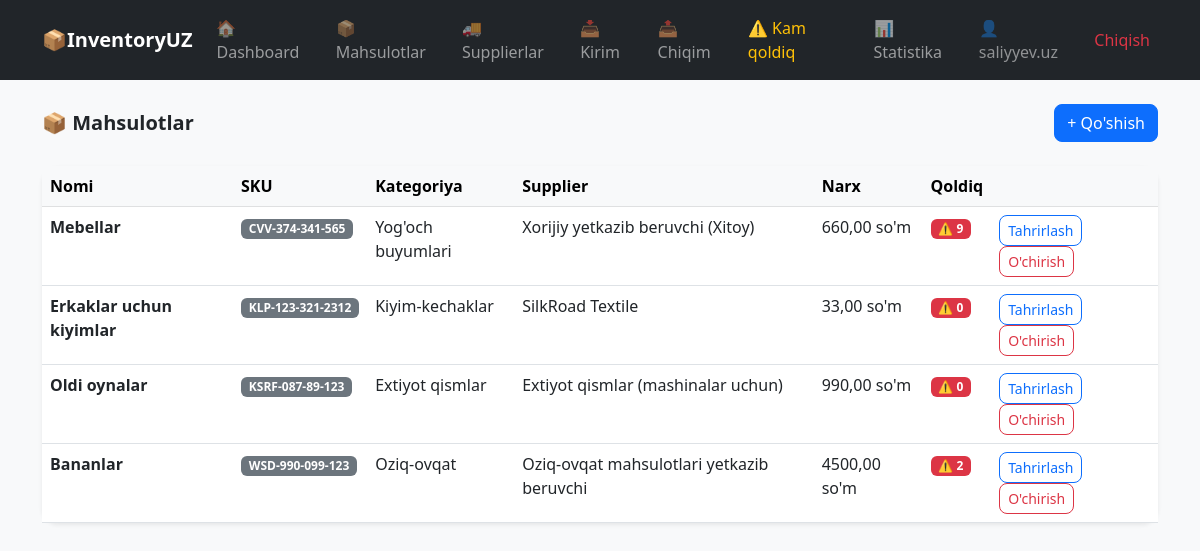
/products/ (signed in), run on the app's committed database.
### accounts/models.py (models this page shows, shortened)
class CustomUser(AbstractUser):
    ROLE_CHOICES = (
    ('admin', 'Admin'),
    ('client','Client'),
    )
    role = models.CharField(max_length=10, choices=ROLE_CHOICES, default='client')

### products/models.py (models this page shows, shortened)
class Product(models.Model):
    name = models.CharField(max_length=200)
    sku = models.CharField(max_length=100, unique=True)
    category = models.CharField(max_length=100)
    supplier = models.ForeignKey(Supplier, on_delete=models.SET_NULL, null=True)
    stock = models.PositiveIntegerField(default=0)
    price = models.DecimalField(max_digits=10, decimal_places=2)
    min_stock = models.PositiveIntegerField(default=10)
    created_at = models.DateTimeField(auto_now_add=True)
    def is_low_stock(self):
        return self.stock < self.min_stock

### suppliers/models.py (models this page shows, shortened)
class Supplier(models.Model):
    name = models.CharField(max_length=255)
    phone = models.CharField(max_length=255)
    company = models.CharField(max_length=255)
    address = models.TextField(blank=True)
    created_at = models.DateTimeField(auto_now_add=True)

### products/views.py (the view)
# urls.py: path('', views.product_list, name='product_list'),
@login_required(login_url='login')
def product_list(request):
    products = Product.objects.all().order_by('-created_at')
    return render(request, 'products/list.html', {'products': products})

### templates/products/list.html
{% extends 'base.html' %}
{% block content %}
<div class="d-flex justify-content-between align-items-center mb-4">
    <h5 class="fw-bold mb-0">📦 Mahsulotlar</h5>
    {% if user.role == 'admin' %}
    <a href="{% url 'product_create' %}" class="btn btn-primary rounded-3">+ Qo'shish</a>
    {% endif %}
</div>
<div class="card border-0 shadow-sm rounded-4">
    <div class="card-body p-0">
        <table class="table table-hover mb-0">
            <thead class="table-light">
                <tr>
                    <th>Nomi</th>
                    <th>SKU</th>
                    <th>Kategoriya</th>
                    <th>Supplier</th>
                    <th>Narx</th>
                    <th>Qoldiq</th>
                    {% if user.role == 'admin' %}<th></th>{% endif %}
                </tr>
            </thead>
            <tbody>
                {% for p in products %}
                <tr>
                    <td class="fw-semibold">{{ p.name }}</td>
                    <td><span class="badge bg-secondary">{{ p.sku }}</span></td>
                    <td>{{ p.category }}</td>
                    <td>{{ p.supplier.name|default:"-" }}</td>
                    <td>{{ p.price }} so'm</td>
                    <td>
                        {% if p.is_low_stock %}
                            <span class="badge bg-danger">⚠️ {{ p.stock }}</span>
                        {% else %}
                            <span class="badge bg-success">{{ p.stock }}</span>
                        {% endif %}
                    </td>
                    {% if user.role == 'admin' %}
                    <td>
                        <a href="{% url 'product_edit' p.pk %}" class="btn btn-sm btn-outline-primary rounded-3">Tahrirlash</a>
                        <a href="{% url 'product_delete' p.pk %}" class="btn btn-sm btn-outline-danger rounded-3" onclick="return confirm('O\'chirilsinmi?')">O'chirish</a>
                    </td>
                    {% endif %}
                </tr>
                {% empty %}
                <tr>
                    <td colspan="7" class="text-center text-muted py-4">Hozircha mahsulot yo'q</td>
                </tr>
                {% endfor %}
            </tbody>
        </table>
    </div>
</div>
{% endblock %}

### templates/base.html (shortened to what this page needs)
<!DOCTYPE html>
<html lang="uz">
<head>
    <link href="https://cdn.jsdelivr.net/npm/bootstrap@5.3.0/dist/css/bootstrap.min.css" rel="stylesheet">
</head>
<body class="bg-light">
{% if user.is_authenticated %}
<nav class="navbar navbar-expand-lg navbar-dark bg-dark">
    <div class="container">
        <a class="navbar-brand fw-bold" href="/">📦InventoryUZ</a>
        <div class="collapse navbar-collapse" id="navbarNav">
            <ul class="navbar-nav ms-auto align-items-lg-center gap-lg-1">
                <li class="nav-item">
                    <a class="nav-link" href="{% url 'dashboard' %}">🏠Dashboard</a>
                </li>
                <li class="nav-item">
                    <a class="nav-link" href="{% url 'product_list' %}">📦Mahsulotlar</a>
                </li>
                <li class="nav-item">
                    <a class="nav-link" href="{% url 'supplier_list' %}">🚚Supplierlar</a>
                </li>
                <li class="nav-item">
                    <a class="nav-link" href="{% url 'stockin_list' %}">📥Kirim</a>
                </li>
                <li class="nav-item">
                    <a class="nav-link" href="{% url 'stockout_list' %}">📤Chiqim</a>
                </li>
                {% if user.role == 'admin' %}
                <li class="nav-item">
                    <a class="nav-link text-warning" href="{% url 'low_stock' %}">⚠️ Kam qoldiq</a>
                </li>
                <li class="nav-item">
                    <a class="nav-link" href="{% url 'stats' %}">📊Statistika</a>
                </li>
                {% endif %}
                <li class="nav-item">
                    <span class="nav-link text-white-50">👤{{ user.username }}</span>
                </li>
                <li class="nav-item">
                    <a class="nav-link text-danger" href="{% url 'logout' %}">Chiqish</a>
                </li>
            </ul>
        </div>
    </div>
</nav>
{% endif %}
<div class="container mt-4">
    {% block content %}{% endblock %}
</div>
</body>
</html>

### data on the page
CustomUser: username "saliyyev.uz"
Product: name "Mebellar", sku "CVV-374-341-565", category "Yog'och buyumlari", supplier.name "Xorijiy yetkazib beruvchi (Xitoy)", price "660,00", stock "9"
Product: name "Erkaklar uchun kiyimlar", sku "KLP-123-321-2312", category "Kiyim-kechaklar", supplier.name "SilkRoad Textile", price "33,00", stock "0"
Product: name "Oldi oynalar", sku "KSRF-087-89-123", category "Extiyot qismlar", supplier.name "Extiyot qismlar (mashinalar uchun)", price "990,00", stock "0"
Product: name "Bananlar", sku "WSD-990-099-123", category "Oziq-ovqat", supplier.name "Oziq-ovqat mahsulotlari yetkazib beruvchi", price "4500,00", stock "2"
